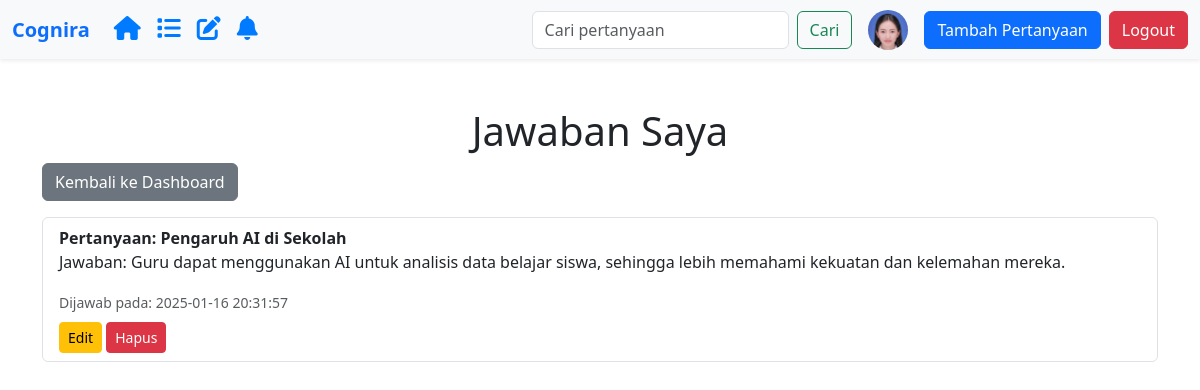
/user/my-answers.php (signed in), run on the app's committed database.
### tables this page shows
CREATE TABLE `pengguna_cognira` (
  `pengguna_id` varchar(11) NOT NULL,
  `nama_pengguna` varchar(50) NOT NULL,
  `email` varchar(100) NOT NULL,
  `kata_sandi` varchar(255) NOT NULL,
  `foto` varchar(50) DEFAULT NULL,
  `created_at` datetime NOT NULL,
  `statusblock` tinyint(1) NOT NULL DEFAULT 0,
  `blokir_hingga` datetime DEFAULT NULL
);

CREATE TABLE `answers` (
  `answer_id` int(11) NOT NULL,
  `question_id` int(11) NOT NULL,
  `pengguna_id` varchar(11) NOT NULL,
  `content` text NOT NULL,
  `answer_created_at` datetime NOT NULL
);

CREATE TABLE `questions` (
  `question_id` int(11) NOT NULL,
  `pengguna_id` varchar(11) NOT NULL,
  `title` varchar(150) NOT NULL,
  `content` text NOT NULL,
  `question_created_at` datetime NOT NULL
);

### user/my-answers.php (the view, shortened to what this page needs)
<?php
require_once "../config.php";
require_once "../template/navbar-user.php";
$pengguna_id = $_SESSION["ssLogin"];
$query = "SELECT a.answer_id, a.content AS answer_content, q.title AS question_title, a.answer_created_at
          FROM answers a
          JOIN questions q ON a.question_id = q.question_id
          WHERE a.pengguna_id = '$pengguna_id'";
$result = $koneksi->query($query);
?>
<!DOCTYPE html>
<html lang="en">
<head>
    <link href="https://cdn.jsdelivr.net/npm/bootstrap@5.3.0-alpha1/dist/css/bootstrap.min.css" rel="stylesheet">
</head>
<body>
    <div class="container mt-5">
        <h1 class="text-center">Jawaban Saya</h1>
        <a href="dashboard-user.php" class="btn btn-secondary mb-3">Kembali ke Dashboard</a>
        <?php if ($result->num_rows > 0): ?>
            <ul class="list-group">
                <?php while ($row = $result->fetch_assoc()): ?>
                    <li class="list-group-item">
                        <strong>Pertanyaan: <?php echo htmlspecialchars($row['question_title']); ?></strong>
                        <p>Jawaban: <?php echo htmlspecialchars($row['answer_content']); ?></p>
                        <small class="text-muted">Dijawab pada: <?php echo $row['answer_created_at']; ?></small>
                        <div class="mt-2">
                            <button class="btn btn-warning btn-sm" data-bs-toggle="modal" data-bs-target="#editAnswerModal"
                                data-answer-id="<?php echo $row['answer_id']; ?>"
                                data-answer-content="<?php echo htmlspecialchars($row['answer_content']); ?>">
                                Edit
                            </button>
                            <a href="../actions/delete-answer.php?id=<?php echo $row['answer_id']; ?>"
                               onclick="return confirm('Yakin untuk menghapus jawaban ini?');"
                               class="btn btn-danger btn-sm">Hapus</a>
                        </div>
                    </li>
                <?php endwhile; ?>
            </ul>
        <?php else: ?>
            <p class="text-center">Anda belum memberikan jawaban.</p>
        <?php endif; ?>
    </div>
</body>
</html>

### template/navbar-user.php (shortened to what this page needs)
<?php
require_once "../config.php";
$pengguna_id = $_SESSION['ssLogin'];
$query = $koneksi->prepare("SELECT foto FROM pengguna_cognira WHERE pengguna_id = ?");
$query->bind_param('s', $pengguna_id);
$query->execute();
$result = $query->get_result();
$user = $result->fetch_assoc();
$foto_profil = (!empty($user['foto']) && file_exists("../asset/uploads/" . $user['foto']))
    ? "../asset/uploads/" . htmlspecialchars($user['foto'])
    : "../asset/uploads/default.png";
?>
<!DOCTYPE html>
<html lang="id">
<head>
    <link rel="stylesheet" href="https://cdn.jsdelivr.net/npm/bootstrap@5.3.0/dist/css/bootstrap.min.css">
    <link rel="stylesheet" href="https://cdnjs.cloudflare.com/ajax/libs/font-awesome/6.0.0/css/all.min.css">
</head>
<body>
    <nav class="navbar navbar-expand-lg navbar-light bg-light shadow-sm">
        <div class="container-fluid">
            <a class="navbar-brand fw-bold text-primary" href="../user/dashboard-user.php">Cognira</a>
            <ul class="navbar-nav me-auto mb-2 mb-lg-0">
                <li class="nav-item">
                    <a class="nav-link" href="/app_cognira/user/dashboard-user.php">
                        <i class="fa-solid fa-house"></i>
                    </a>
                </li>
                <li class="nav-item">
                    <a class="nav-link" href="/app_cognira/question/forum.php">
                        <i class="fas fa-list"></i>
                    </a>
                </li>
                <li class="nav-item">
                    <a class="nav-link" href="/app_cognira/question/forum-without-answer.php">
                        <i class="fas fa-pen-to-square"></i>
                    </a>
                </li>
                <li class="nav-item position-relative">
                    <a class="nav-link" href="/app_cognira/user/notifikasi.php">
                        <i class="fas fa-bell"></i>
                    </a>
                </li>
            </ul>
            <form class="d-flex me-3" action="../template/search.php" method="GET">
                <input class="form-control me-2" type="search" name="query" placeholder="Cari pertanyaan" aria-label="Search">
                <button class="btn btn-outline-success" type="submit">Cari</button>
            </form>
            <div class="d-flex align-items-center">
                <a href="../user/profile-user.php">
                    <img src="<?= $foto_profil; ?>" alt="Foto Profil" class="rounded-circle me-3" width="40" height="40">
                </a>
                <a href="../user/add-question.php" class="btn btn-primary me-2">Tambah Pertanyaan</a>
                <a href="../auth/logout.php" class="btn btn-danger" onclick="return confirmLogout();">Logout</a>
            </div>
        </div>
    </nav>
</body>
</html>

### template/navbar-user.php (style rules this page uses)
.nav-link i { color: #007bff; font-size: 1.5rem; transition: color 0.3s ease; position: relative; }

### data on the page
pengguna_cognira: foto (picture)
answers: question.title "Pengaruh AI di Sekolah", content "Guru dapat menggunakan AI untuk analisis data belajar siswa, sehingga lebih memahami kekuatan dan kelemahan mereka.", answer_created_at "2025-01-16 20:31:57"
